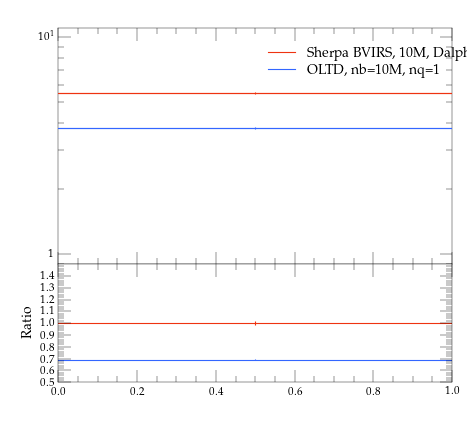

Here is the Python script that generated this plot:
#! /usr/bin/env python

# This Python script was auto-generated using YODA v2.0.0.
# Analysis object: /evtb/incCut6
# Timestamp: 15-04-2024 (14:39:54)

import matplotlib as mpl
import matplotlib.pyplot as plt
mpl.use('Agg') # comment out for interactive use
import os
import numpy as np

plotDir = os.path.split(os.path.realpath(__file__))[0]
if 'YODA_USER_PLOT_PATH' in globals():
    plot_outdir = globals()['YODA_USER_PLOT_PATH']
else:
    plot_outdir = plotDir

#plot style
plt.style.use(os.path.join(plotDir, '../default.mplstyle'))
# plot metadata
figW, figH = plt.rcParams['figure.figsize']
ax_xLabel = r''
ax_yLabel = r''
ax_title  = r''
ax_xScale = 'linear'
ax_yScale = 'log'
xLims = (0.0, 1.0)
yLims = (0.9, 11.0)

# TeX-friendly labels for the legend
labels = [ r"Sherpa BVIRS, 10M, Dalpha=0.01", r"OLTD, nb=10M, nq=1" ]

# Create figure and axis objects
fig, (ax, ratio0_ax) = plt.subplots(2, 1, sharex=True,
                  figsize=(figW,figH), gridspec_kw={'height_ratios': (2, 1)})
ratio0_ax.yaxis.set_major_locator(mpl.ticker.MultipleLocator(0.1))
ratio0_ax.set_ylim(0.5, 1.4999)
ratio0_ax.set_ylabel('Ratio')

# LineColor map: curve index -> color
linecolors = {0: '#EE3311', 1: '#3366FF'}
# the numerical data is stored in a separate file
dataf = dict()
prefix = os.path.split(__file__)[0]
if prefix:    prefix = prefix + '/'
exec(open(prefix+'incCut6__data.py').read(), dataf)


legend_handles = [] # keep track of handles for the legend

# style options for curves
# starts at zorder>=5 to draw curve on top of legend
styles = {
  'curve0': {
    'color' : linecolors[0],
    'linestyle' : '-',
    'marker' : 'o',
    'zorder' : 5,
    'histstyle' : True,
  },
  'curve1': {
    'color' : linecolors[1],
    'linestyle' : '-',
    'marker' : 'o',
    'zorder' : 6,
    'histstyle' : True,
  },
}
# curve from input yoda files in main panel
for label in dataf['yvals'].keys():
    if all(np.isnan(v) for v in dataf['yvals'][label]):
        continue
    tmp = None
    if styles[label]['histstyle']: # draw as histogram
        tmp, = ax.plot(dataf['xedges'], dataf['yedges'][label],
                       color=styles[label]['color'],
                       linestyle=styles[label]['linestyle'],
                       drawstyle='steps-pre', solid_joinstyle='miter',
                       zorder=styles[label]['zorder'], label=label)
        ax.errorbar(dataf['xpoints'], dataf['yvals'][label], color=styles[label]['color'],
                    xerr=dataf['xerrs'], yerr=[dataf['ydowns'][label], dataf['yups'][label]],
                    linestyle='none', zorder=styles[label]['zorder'])
    else: # draw as scatter
        tmp = ax.errorbar(dataf['xpoints'], dataf['yvals'][label],
                          xerr=dataf['xerrs'],
                          yerr=[ dataf['ydowns'][label],
                          dataf['yups'][label] ],
                          fmt=styles[label]['marker'],
                          ecolor=styles[label]['color'],
                          color=styles[label]['color'], zorder=2)
        tmp[-1][0].set_linestyle(styles[label]['linestyle'])
    legend_handles += [tmp]
    for varLabel in dataf['variation_yvals'].keys():
        if varLabel.startswith(label):
            tmp, = ax.plot(dataf['xedges'], dataf['variation_yvals'][varLabel],
                           color=styles[label]['color'],
                           linestyle=styles[label]['linestyle'],
                           drawstyle='steps-pre', solid_joinstyle='miter',
                           zorder=styles[label]['zorder'], alpha=0.5)


# plots on ratio panel
# curve from input yoda files in ratio panel
for label, yvals in dataf['ratio0_yvals'].items():
    if all(np.isnan(v) for v in yvals):
        continue
    if styles[label]['histstyle']: # plot as histogram
        ratio0_ax.plot(dataf['xedges'], yvals,
                       color=styles[label]['color'],
                       linestyle=styles[label]['linestyle'],
                       drawstyle='steps-pre', zorder=1,
                       solid_joinstyle='miter')
        ratio0_ax.vlines(dataf['xpoints'],
                         dataf['ratio0_ymin'][label],
                         dataf['ratio0_ymax'][label],
                         color=styles[label]['color'], zorder=1)
    else: # plot as scatter
        tmp = ratio0_ax.errorbar(dataf['xpoints'],
                                 yvals, xerr=dataf['xerrs'],
                                 yerr=dataf['ratio0_yerrs'][label],
                                 fmt=styles[label]['marker'],
                                 ecolor=styles[label]['color'],
                                 color=styles[label]['color'])
        tmp[-1][0].set_linestyle(styles[label]['linestyle'])

    for varlabel in dataf['ratio0_variation_vals'].keys():
        if varlabel.startswith(label):
            ratio0_ax.plot(dataf['xedges'],
                            dataf['ratio0_variation_vals'][varlabel],
                            color=styles[label]['color'],
                            linestyle=styles[label]['linestyle'],
                            drawstyle='steps-pre', solid_joinstyle='miter',
                            zorder=1, alpha=0.5)

legend_pos = (0.5, 0.97)
ax.legend(legend_handles, labels, loc='upper left', bbox_to_anchor=legend_pos)

# set plot metadata as defined above
ratio0_ax.set_xlabel(ax_xLabel)
ratio0_ax.xaxis.set_label_coords(1., -.15)
ax.set_ylabel(ax_yLabel, loc='top')
ax.set_title(ax_title, loc='left')
ax.set_xscale(ax_xScale)
ax.set_yscale(ax_yScale)
ax.set_xlim(xLims)
ax.set_ylim(yLims)

# tick formatting
plt.rcParams['xtick.top'] = True
plt.rcParams['ytick.right'] = True
ax.yaxis.set_major_locator(mpl.ticker.LogLocator(base=10.0, numticks=np.inf))
ax.yaxis.set_minor_locator(mpl.ticker.LogLocator(
                           base=10.0, subs=np.arange(0.1, 1, 0.1), numticks=np.inf))
fig.align_ylabels((ax, ratio0_ax))
plt.savefig(os.path.join(plot_outdir, 'incCut6.pdf'), format='PDF')
plt.savefig(os.path.join(plot_outdir, 'incCut6.png'), format='PNG')

plt.close(fig)
